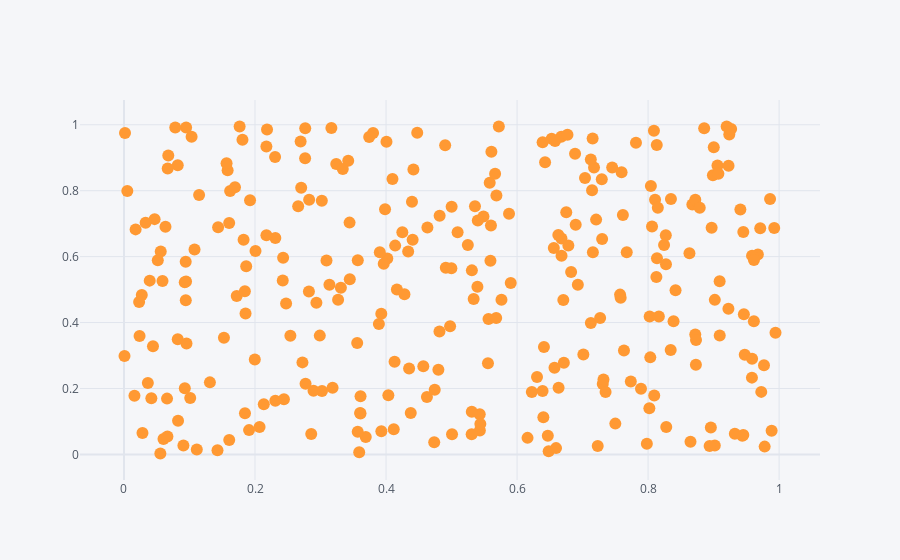

Source (notebook cell):
### Code cell
df.iplot(x="a",y="b",mode="markers")

### Figure 1 — Plotly figure (JSON) as saved in the notebook; plotly's stock layout.template omitted (floating-point values rounded to 4 significant figures; data arrays with more than 128 entries replaced by an {"elided": "..."} marker saying what was removed)
{"data": [{"line": {"color": "rgba(255, 153, 51, 1.0)", "dash": "solid", "shape": "linear", "width": 1.3}, "marker": {"size": 12, "symbol": "circle"}, "mode": "markers", "name": "b", "text": "", "type": "scatter", "x": {"elided": "300 float values"}, "y": {"elided": "300 float values"}}], "layout": {"legend": {"bgcolor": "#F5F6F9", "font": {"color": "#4D5663"}}, "paper_bgcolor": "#F5F6F9", "plot_bgcolor": "#F5F6F9", "title": {"font": {"color": "#4D5663"}}, "xaxis": {"gridcolor": "#E1E5ED", "showgrid": true, "tickfont": {"color": "#4D5663"}, "title": {"font": {"color": "#4D5663"}, "text": ""}, "zerolinecolor": "#E1E5ED"}, "yaxis": {"gridcolor": "#E1E5ED", "showgrid": true, "tickfont": {"color": "#4D5663"}, "title": {"font": {"color": "#4D5663"}, "text": ""}, "zerolinecolor": "#E1E5ED"}}}
